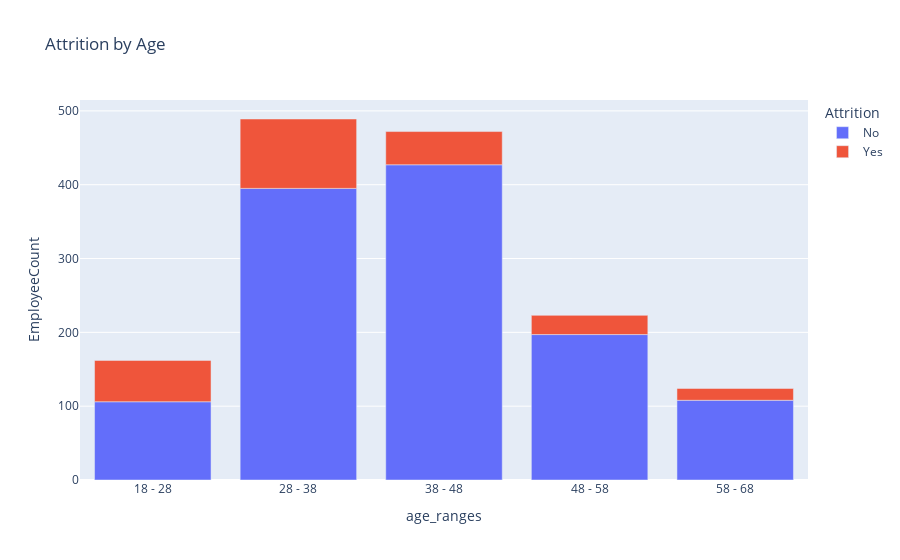

This figure's notebook cell:
### Markdown cell above
# Middle aged employees were the most who moved perhaps at the onset of their career growth

### Code cell
fig = px.bar(dl, x="age_ranges", y="EmployeeCount", color="Attrition", title="Attrition by Age")
fig.show()

### Figure 1 — Plotly figure (JSON) as saved in the notebook; plotly's stock layout.template omitted (floating-point values rounded to 4 significant figures)
{"data": [{"alignmentgroup": "True", "hovertemplate": "Attrition=No<br>age_ranges=%{x}<br>EmployeeCount=%{y}<extra></extra>", "legendgroup": "No", "marker": {"color": "#636efa"}, "name": "No", "offsetgroup": "No", "orientation": "v", "showlegend": true, "textposition": "auto", "type": "bar", "x": ["18 - 28", "28 - 38", "38 - 48", "48 - 58", "58 - 68"], "xaxis": "x", "y": [106, 395, 427, 197, 108], "yaxis": "y"}, {"alignmentgroup": "True", "hovertemplate": "Attrition=Yes<br>age_ranges=%{x}<br>EmployeeCount=%{y}<extra></extra>", "legendgroup": "Yes", "marker": {"color": "#EF553B"}, "name": "Yes", "offsetgroup": "Yes", "orientation": "v", "showlegend": true, "textposition": "auto", "type": "bar", "x": ["18 - 28", "28 - 38", "38 - 48", "48 - 58", "58 - 68"], "xaxis": "x", "y": [56, 94, 45, 26, 16], "yaxis": "y"}], "layout": {"barmode": "relative", "legend": {"title": {"text": "Attrition"}, "tracegroupgap": 0}, "title": {"text": "Attrition by Age"}, "xaxis": {"anchor": "y", "domain": [0, 1], "title": {"text": "age_ranges"}}, "yaxis": {"anchor": "x", "domain": [0, 1], "title": {"text": "EmployeeCount"}}}}
